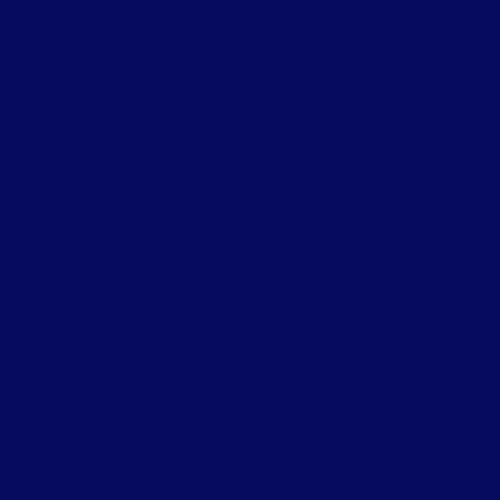
Frame 1 (no input)
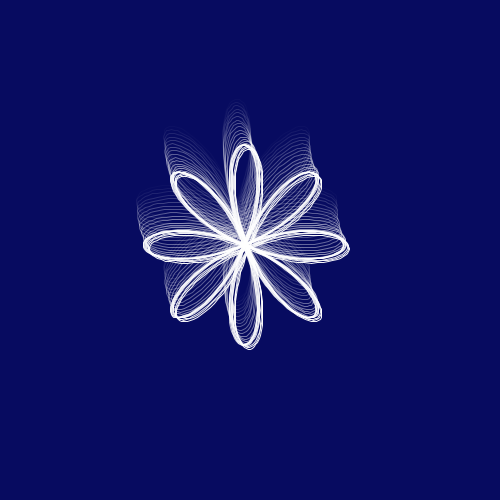
Frame 60 (the mouse pressed at the canvas centre just before this capture)
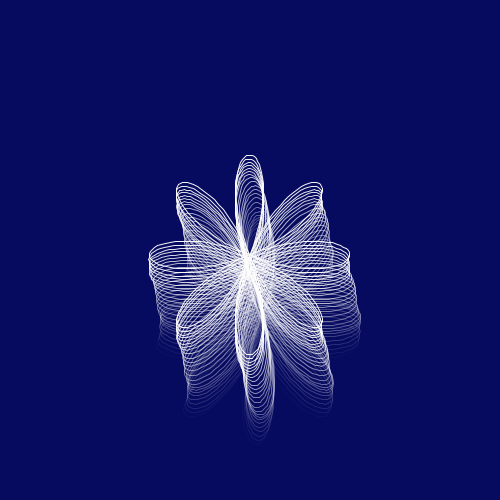
Frame 120 (the mouse held since frame 60 and released just before this capture)

The Processing sketch that drew these frames (run headless with seeded random() and noise(); from frame 60 on, the mouse is pressed at the canvas centre):

// Processing sketch: sketch_13022017
// ── sketch_13022017.pde
ArrayList<Rose> rose;
PVector location = new PVector(0,0);
PVector move = new PVector(0,0);
PVector acceleration;
float posX;
float posY;

void setup(){
  frameRate(10);
  size(500,500);
  smooth();
  rose = new ArrayList<Rose>();
}

void draw(){
  background(7,11,96);
  translate(width/2, height/2);
  for(int i = rose.size()-1; i >=0; i--){
   move();
  translate(posX, posY);
    Rose r = rose.get(i); 
    r.display(); 
    if(r.isDead()){
      rose.remove(i);
    }
  }
  rose.add(new Rose());
  println(rose.size());
}

void move(){
  acceleration = PVector.random2D();
  move.add(acceleration);
  move.normalize();
  location.add(acceleration);
  location.limit(5);
  posX = location.x;
  posY = location.y;

}
// ── Rose.pde
class Rose {
  float n = 4;
  float d = 1;
  float k = n / d;
  float alpha = 255;
  Rose(){

  }
  
  boolean isDead(){
    if(alpha<=0){
        return true;
    }else{
       return false;
    }
  }
  
  void display(){
    alpha-=10;
    noFill();
    stroke(255, alpha);
    beginShape();
    for(float a = 0; a < TWO_PI*d; a+=0.02){
      float r = 100 * cos(k*a);
      float x = r * cos(a);
      float y = r * sin(a);
      vertex(x,y);
    }
    endShape(CLOSE);
  }
}
